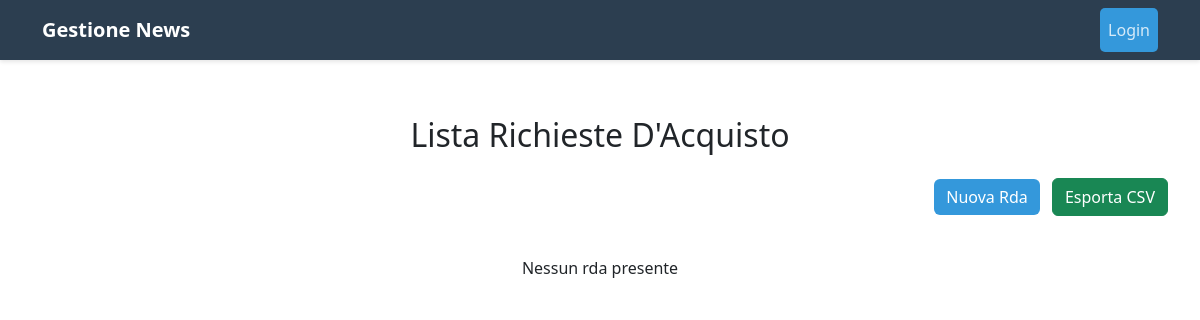
The page /aziende/RdaList/ on the database as committed earlier.
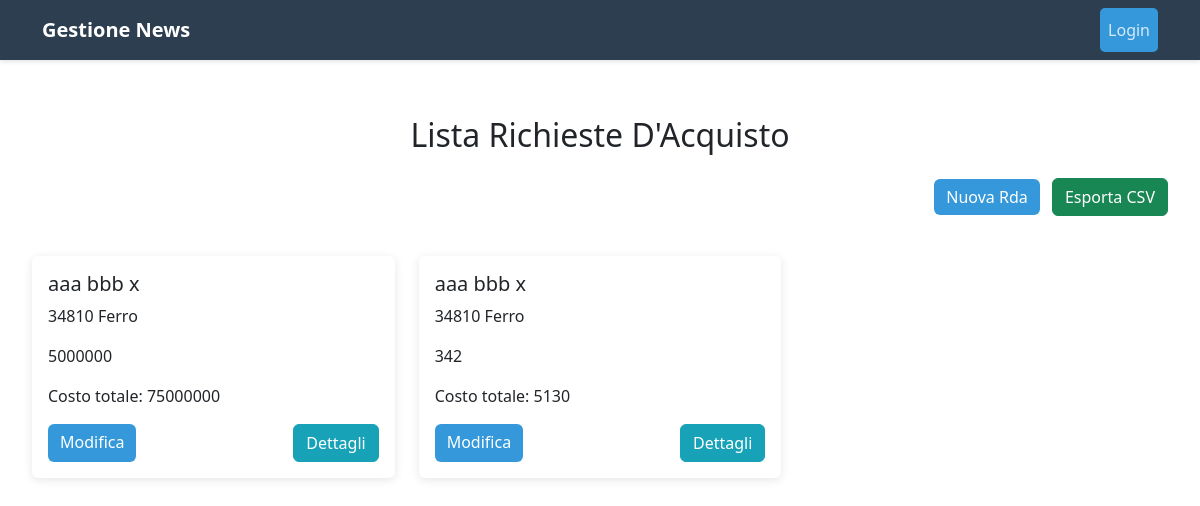
The same page on the database as committed later.
### News/models.py (models this page shows, shortened)
class Rda(models.Model):
    utente = models.ForeignKey(Utente, on_delete=models.CASCADE, related_name='URda')
    articolo = models.ForeignKey(Magazzino, on_delete=models.CASCADE, related_name='ARda')
    qta_ordine = models.IntegerField()
    @property
    def valore_tot(self):
        x = self.qta_ordine * self.articolo.valore_unitario
        return f"Costo totale: {x}"
    data_richiesta = models.DateField()
    data_inserimento= models.DateField()
    class Meta:
        verbose_name = 'Rda'
        verbose_name_plural = 'Rda'

class Utente(models.Model):
    nome = models.CharField(max_length=25, blank=False)
    cognome = models.CharField(max_length=25, blank=False)
    residenza = models.CharField(max_length=25, blank=False)
    nascita = models.DateField()
    assunzione = models.DateField()
    ruolo = models.CharField(max_length=50)
    class Meta:
        verbose_name = 'Utente'
        verbose_name_plural = 'Utenti'
    def __str__(self):
        return f"{self.nome} {self.cognome} {self. ruolo}"

class Magazzino(models.Model):
    codice_art = models.CharField(max_length=12, blank=False, null=False)
    descrizione = models.CharField(max_length=12, blank=False, null=False)
    qta_sotto_scorta = models.IntegerField()
    qta = models.IntegerField()
    valore_unitario = models.IntegerField()
    ut_registrazione = models.ForeignKey(Utente, on_delete=models.CASCADE, related_name='Ut_magazzino')
    Fornitore = models.ForeignKey(Fornitore, on_delete=models.CASCADE, related_name='FMagazzino')
    def __str__(self):
        return f"{self.codice_art} {self.descrizione}"
    class Meta:
        verbose_name = 'Magazzino'
        verbose_name_plural = 'Magazzini'

### News/views.py (the view)
# urls.py: path('RdaList/', rda, name='Rda_List'),
def rda(request):
    rda = Rda.objects.all()
    context = {
        'rda' : rda,
    }
    return render(request, 'News/RdaList.html', context)

### News/templates/News/RdaList.html (shortened to what this page needs)
{% extends 'News/base.html' %}
{% block content %}
<div class="row">
    <div class="col-12 mb-4">
        <h2 class="text-center mb-4">Lista Richieste D'Acquisto</h2>
        <div class="text-end mb-3">
            <a href="{% url 'Insert_Rda' %}" class="btn btn-primary me-2">Nuova Rda</a>
            <a href="{% url 'Export_Rda' %}" class="btn btn-success">Esporta CSV</a>
        </div>
    </div>
    {% for r in rda %}
    <div class="col-md-6 col-lg-4 mb-4">
        <div class="card">
            <div class="card-body">
                <h5 class="card-title">{{ r.utente }}</h5>
                <p class="card-text">{{ r.articolo|truncatewords:20 }}</p>
                <p class="card-text">{{ r.qta_ordine|truncatewords:20 }}</p>
                <p class="card-text">{{ r.valore_tot|truncatewords:20 }}</p>
                <div class="d-flex justify-content-between">
                    <a href="{% url 'rda-update' r.pk %}" class="btn btn-primary">Modifica</a>
                    <a href="{% url 'rda_detail' r.pk %}" class="btn btn-info text-white">Dettagli</a>
                </div>
            </div>
        </div>
    </div>
    {% empty %}
    <div class="col-12">
        <p class="text-center">Nessun rda presente</p>
    </div>
    {% endfor %}
</div>
{% endblock %}

Rows that differ between the two databases and show on the page:
added Rda: utente "aaa bbb x", articolo "34810 Ferro", qta_ordine "5000000", valore_tot "Costo totale: 75000000"
added Rda: utente "aaa bbb x", articolo "34810 Ferro", qta_ordine "342", valore_tot "Costo totale: 5130"
Other text that changed with them:
text no longer shown: "Nessun rda presente"
